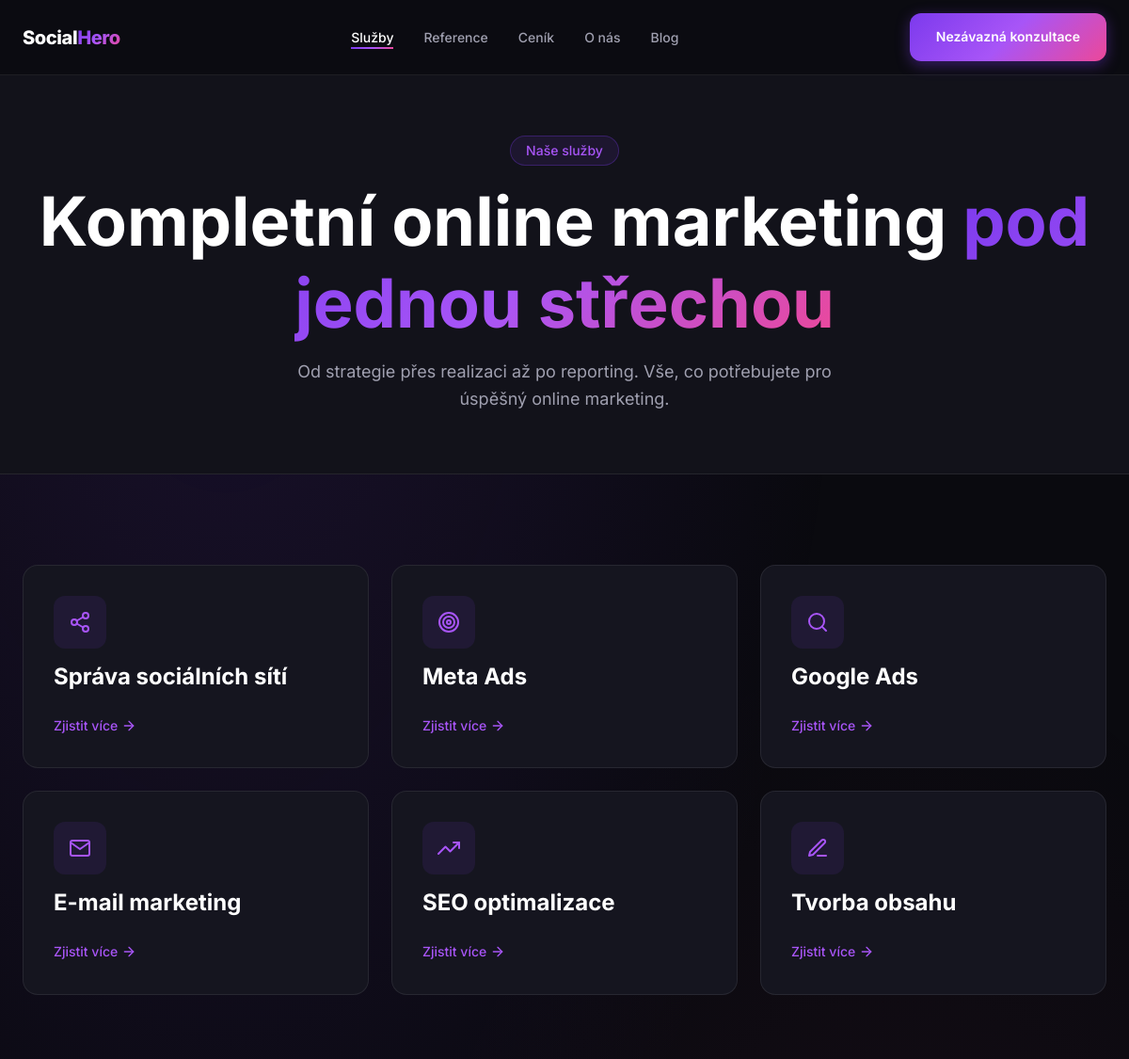
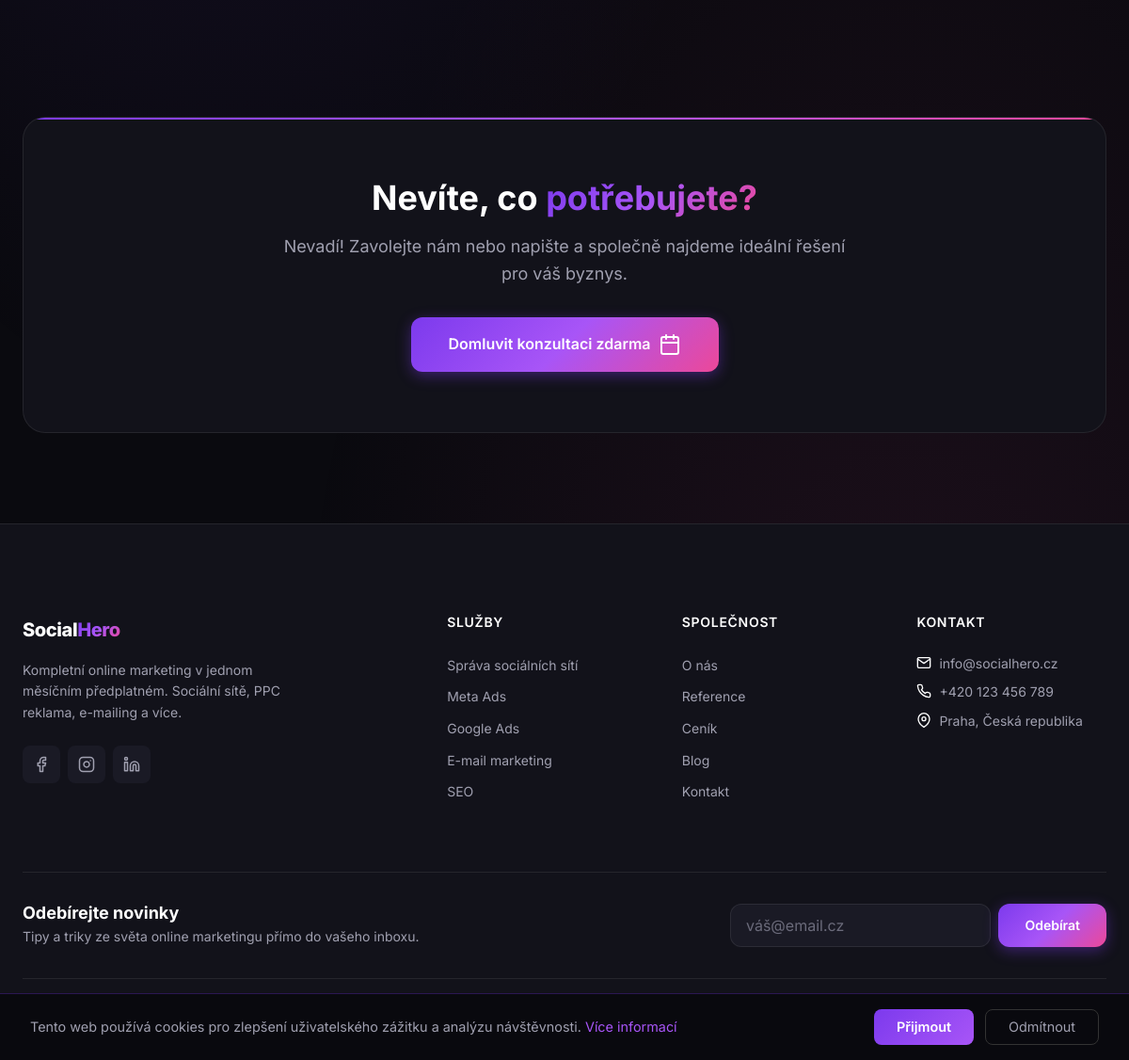
Page /sluzby on the committed database (2 pictures, top to bottom).
### tables this page shows
CREATE TABLE IF NOT EXISTS `services` (
    `id` INT UNSIGNED NOT NULL AUTO_INCREMENT,
    `slug` VARCHAR(255) NOT NULL UNIQUE,
    `title` VARCHAR(255) NOT NULL,
    `short_description` VARCHAR(500) DEFAULT NULL,
    `description` LONGTEXT,
    `icon` VARCHAR(50) DEFAULT NULL,
    `features` JSON DEFAULT NULL,
    `meta_title` VARCHAR(255) DEFAULT NULL,
    `meta_description` TEXT DEFAULT NULL,
    `sort_order` INT NOT NULL DEFAULT 0,
    `is_active` TINYINT(1) NOT NULL DEFAULT 1,
    `created_at` DATETIME NOT NULL DEFAULT CURRENT_TIMESTAMP,
    `updated_at` DATETIME NOT NULL DEFAULT CURRENT_TIMESTAMP ON UPDATE CURRENT_TIMESTAMP,
    PRIMARY KEY (`id`),
    INDEX `idx_slug` (`slug`),
    INDEX `idx_active` (`is_active`),
    INDEX `idx_sort` (`sort_order`)
);

### app/Controllers/PageController.php (called while the page is built, shortened)
<?php
class PageController
{
    public function services(): void
    {
        $services = Database::fetchAll(
            "SELECT * FROM services WHERE is_active = 1 ORDER BY sort_order ASC, id ASC"
        );
        View::render('pages/services', [
            'services' => $services,
            'pageTitle' => 'Naše služby',
            'pageDescription' => 'Kompletní online marketing pod jednou střechou. Od sociálních sítí přes PPC reklamu až po SEO.',
        ]);
    }
}

### app/Core/App.php (called while the page is built, shortened)
<?php
class App
{
    private Router $router;
    public function __construct()
    {
        $this->config = require BASE_PATH . '/config/app.php';
        $this->router = new Router($this->config['base_path']);
    }
    public function run(): void
    {
        $this->router->dispatch();
    }
}

### index.php (called while the page is built, shortened)
<?php
spl_autoload_register(function ($class) {
    $prefix = 'App\\';
    $baseDir = BASE_PATH . '/app/';
    $len = strlen($prefix);
    $relativeClass = substr($class, $len);
    $file = $baseDir . str_replace('\\', '/', $relativeClass) . '.php';
});
$app = new App();
$app->run();

### config/database.php (called while the page is built, shortened)
<?php
$envFile = dirname(__DIR__) . '/.env';
return [
    'host' => $_ENV['DB_HOST'] ?? 'localhost',
    'database' => $_ENV['DB_NAME'] ?? 'socialhero',
    'username' => $_ENV['DB_USER'] ?? 'root',
    'password' => $_ENV['DB_PASS'] ?? '',
    'charset' => 'utf8mb4',
    'collation' => 'utf8mb4_unicode_ci',
    'options' => [
        PDO::ATTR_ERRMODE => PDO::ERRMODE_EXCEPTION,
        PDO::ATTR_DEFAULT_FETCH_MODE => PDO::FETCH_ASSOC,
        PDO::ATTR_EMULATE_PREPARES => false,
    ]
];

### app/Core/Database.php (called while the page is built, shortened)
<?php
class Database
{
    private static ?PDO $instance = null;
    public static function getInstance(): PDO
    {
        if (self::$instance === null) {
            $config = require BASE_PATH . '/config/database.php';
            try {
                $dsn = sprintf(
                    'mysql:host=%s;dbname=%s;charset=%s',
                    $config['host'],
                    $config['database'],
                    $config['charset']
                );
                self::$instance = new PDO(
                    $dsn,
                    $config['username'],
                    $config['password'],
                    $config['options']
                );
            } catch (PDOException $e) {
                die('Database connection failed: ' . $e->getMessage());
            }
        }
        return self::$instance;
    }
    public static function query(string $sql, array $params = []): \PDOStatement
    {
        $stmt = self::getInstance()->prepare($sql);
        $stmt->execute($params);
        return $stmt;
    }
    public static function fetchAll(string $sql, array $params = []): array
    {
        return self::query($sql, $params)->fetchAll();
    }
}

### config/app.php (called while the page is built)
<?php
return [
    'name' => 'SocialHero',
    'url' => 'https://socialhero.cz',
    'base_path' => '',
    'meta' => [
        'title' => 'SocialHero | Online Marketing na Klíč',
        'description' => 'Kompletní správa online marketingu v jednom měsíčním předplatném. Sociální sítě, Meta Ads, Google Ads, e-mailing a více.',
        'keywords' => 'online marketing, správa sociálních sítí, Meta Ads, Google Ads, SEO, e-mail marketing, Praha, Česká republika',
        'author' => 'SocialHero',
    ],
    'contact' => [
        'email' => 'info@socialhero.cz',
        'phone' => '+420 XXX XXX XXX',
        'address' => 'Praha, Česká republika',
    ],
    'social' => [
        'facebook' => 'https://facebook.com/socialhero',
        'instagram' => 'https://instagram.com/socialhero',
        'linkedin' => 'https://linkedin.com/company/socialhero',
    ],
    'debug' => false,
    'timezone' => 'Europe/Prague',
    'locale' => 'cs_CZ',
];

### app/Views/pages/services.php (the view, shortened to what this page needs)
<section class="page-header">
    <div class="container">
        <span class="section__badge">Naše služby</span>
        <h1 class="page-header__title">
            Kompletní online marketing
            <span class="text-gradient">pod jednou střechou</span>
        </h1>
        <p class="page-header__description">
            Od strategie přes realizaci až po reporting.
            Vše, co potřebujete pro úspěšný online marketing.
        </p>
    </div>
</section>
<section class="section">
    <div class="container">
        <div class="services__grid" style="grid-template-columns: repeat(auto-fit, minmax(350px, 1fr));">
            <?php foreach ($services as $service): ?>
            <div class="service-card" style="padding: 2rem;">
                <div class="service-card__icon" style="width: 56px; height: 56px;">
                    <i data-feather="<?= $service['icon'] ?>"></i>
                </div>
                <h3 class="service-card__title" style="font-size: 1.5rem; margin-bottom: 0.75rem;">
                    <?= $service['title'] ?>
                </h3>
                <a href="<?= \App\Core\View::url('/sluzby/' . $service['slug']) ?>" class="service-card__link">
                    Zjistit více
                    <i data-feather="arrow-right"></i>
                </a>
            </div>
            <?php endforeach; ?>
        </div>
    </div>
</section>
<section class="cta-section">
    <div class="container">
        <div class="cta-section__box">
            <h2 class="cta-section__title">
                Nevíte, co
                <span class="text-gradient">potřebujete?</span>
            </h2>
            <p class="cta-section__description">
                Nevadí! Zavolejte nám nebo napište a společně najdeme
                ideální řešení pro váš byznys.
            </p>
            <a href="<?= \App\Core\View::url('/kontakt') ?>" class="btn btn--primary btn--large">
                Domluvit konzultaci zdarma
                <i data-feather="calendar"></i>
            </a>
        </div>
    </div>
</section>

### app/Core/Router.php (shortened to what this page needs)
<?php
class Router
{
    private array $routes = [];
    private string $basePath = '';
    public function __construct(string $basePath = '')
    {
        $this->basePath = rtrim($basePath, '/');
    }
    private function addRoute(string $method, string $path, callable|array $handler): void
    {
        if ($path === '/') {
            $fullPath = $this->basePath ?: '/';
        } else {
            $fullPath = $this->basePath . '/' . ltrim($path, '/');
        }
        $fullPath = rtrim($fullPath, '/') ?: '/';
        $pattern = preg_replace('/\{([a-zA-Z_]+)\}/', '(?P<$1>[^/]+)', $fullPath);
        $pattern = '#^' . $pattern . '/?$#';
        $this->routes[] = [
            'method' => $method,
            'path' => $fullPath,
            'pattern' => $pattern,
            'handler' => $handler
        ];
    }
    public function dispatch(): void
    {
        $uri = parse_url($_SERVER['REQUEST_URI'], PHP_URL_PATH);
        $uri = rtrim($uri, '/') ?: '/';
        foreach ($this->routes as $route) {
            if (preg_match($route['pattern'], $uri, $matches)) {
                $params = array_filter($matches, 'is_string', ARRAY_FILTER_USE_KEY);
                if (is_callable($route['handler'])) {
                    call_user_func_array($route['handler'], $params);
                } elseif (is_array($route['handler'])) {
                    [$controller, $action] = $route['handler'];
                    $controllerInstance = new $controller();
                    call_user_func_array([$controllerInstance, $action], $params);
                }
                return;
            }
        }
    }
}

### rows in the picture
services: title "Správa sociálních sítí"
services: title "Meta Ads"
services: title "Google Ads"
services: title "E-mail marketing"
services: title "SEO optimalizace"
services: title "Tvorba obsahu"

### other values in the picture
$settings['contact_email'] "info@socialhero.cz"
$settings['contact_phone'] "+420 123 456 789"
$settings['contact_address'] "Praha, Česká republika"
